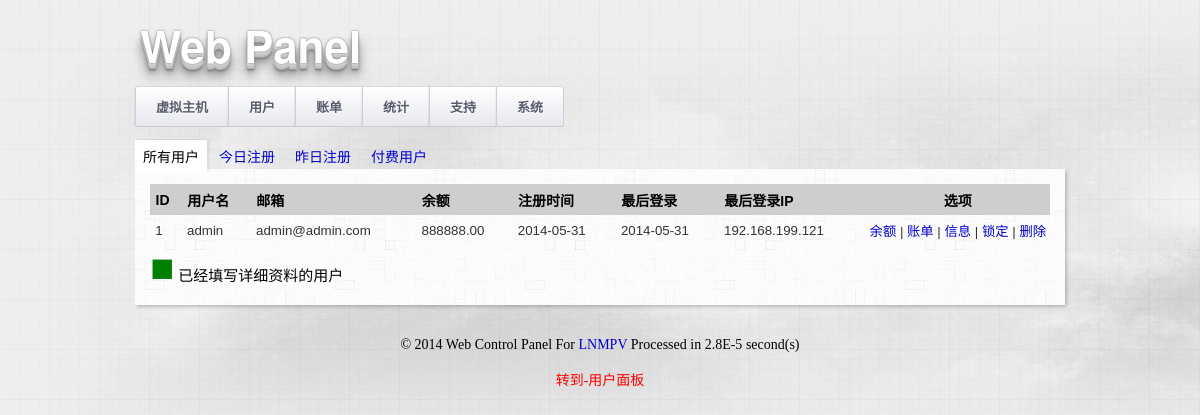
The page /admin_users.php?display=all (signed in) on the database its author committed.
### tables this page shows
CREATE TABLE IF NOT EXISTS `users` (
`ID` int(11) NOT NULL,
  `username` varchar(255) NOT NULL,
  `password` varchar(255) NOT NULL,
  `email` varchar(255) NOT NULL,
  `api_key` varchar(255) DEFAULT NULL,
  `locked` int(1) NOT NULL DEFAULT '0'
);

CREATE TABLE IF NOT EXISTS `users_extension` (
  `UserID` int(11) NOT NULL,
  `credit` double NOT NULL,
  `companyname` varchar(255) DEFAULT NULL,
  `email` varchar(255) DEFAULT NULL,
  `firstname` varchar(255) DEFAULT NULL,
  `lastname` varchar(255) DEFAULT NULL,
  `address1` varchar(255) DEFAULT NULL,
  `address2` varchar(255) DEFAULT NULL,
  `city` varchar(255) DEFAULT NULL,
  `state` varchar(255) DEFAULT NULL,
  `zip` varchar(255) DEFAULT NULL,
  `country` varchar(255) DEFAULT NULL,
  `phone1` varchar(255) DEFAULT NULL,
  `phone2` varchar(255) DEFAULT NULL,
  `qq` varchar(255) DEFAULT NULL,
  `regdate` datetime DEFAULT NULL,
  `regip` varchar(255) DEFAULT NULL,
  `lastlogindate` datetime DEFAULT NULL,
  `lastloginip` varchar(255) DEFAULT NULL
);

### function.php (called while the page is built, shortened)
<?php
function money($n){
	return sprintf ("%01.2f", is_numeric($n)?$n:0);
}

### admin_users.php (the view, shortened to what this page needs)
<?php
@include_once("header.php");
@include_once("function.php");
?>
<div id="page">
<table class="list sortable">
	<tr class="list_head">
		<th class="sortfirstasc">ID</th>
		<th>用户名</th>
		<th>邮箱</th>
		<th>余额</th>
		<th>注册时间</th>
		<th>最后登录</th>
		<th>最后登录IP</th>
		<th class="nosort" style="text-align: center">选项</th>
	</tr>
<?php
if($user_display == "todayreg") {
	$result_users = mysql_query("select users.* FROM users,users_extension WHERE to_days(users_extension.regdate) = to_days(now()) AND users_extension.UserID = users.ID;");
} elseif($user_display == "balance") {
	$result_users = mysql_query("select users.* FROM users,users_extension WHERE credit!=0 AND users_extension.UserID = users.ID");
} elseif($user_display == "yesterdayreg") {
	$result_users = mysql_query("select users.* FROM users,users_extension WHERE to_days(NOW()) - to_days(users_extension.regdate) <= 1 AND to_days(users_extension.regdate) != to_days(now()) AND users_extension.UserID = users.ID;");
} elseif($user_display == 'all') {
	$result_users = mysql_query("select * FROM users");
} else {
	ForceDie();
}
while($row_user = mysql_fetch_array($result_users)) {
$row_user_extension = mysql_fetch_array(mysql_query("select * FROM users_extension WHERE UserID=" . $row_user['ID']))
?>
		<tr class="list_entry" <?php
		if ($row_user['ID'] == @$_GET['highlightserverid']) echo ' style="background-color:#97CBFF;"';
		?>>
			<td class="sortfirstdesc"><?php echo $row_user['ID']; ?></td>
			<td><?php
			if (!($row_user_extension['companyname'] == '' && $row_user_extension['firstname'] == '' && $row_user_extension['address1'] == '' && $row_user_extension['address2'] == '')) {
				echo '<span style="color: green; font-weight: bold">' . $row_user['username'] . "</span>";
			} else {
				echo $row_user['username'];
			}
			?></td>
			<td><?php echo $row_user['email']; ?></td>
			<td><?php echo !empty($row_user_extension['credit'])?money($row_user_extension['credit']):''; ?></td>
			<td title="<?php echo $row_user_extension['regdate']; ?>"><?php echo date("Y-m-d", strtotime($row_user_extension['regdate'])); ?></td>
			<td title="<?php echo $row_user_extension['lastlogindate']; ?>"><?php echo date("Y-m-d", strtotime($row_user_extension['lastlogindate'])); ?></td>
			<td title="<?php echo $row_user_extension['lastloginip']; ?>"><?php
			if (strlen($row_user_extension['lastloginip']) > 15)
			{
				echo substr($row_user_extension['lastloginip'],0,15).'...';
			} else {
				echo $row_user_extension['lastloginip'];
			}
			?></td>
			<td class="list_options">
				<a href="admin_user_balance.php?userid=<?php echo $row_user['ID']; ?>">余额</a>
				|
				<a href="admin_billing.php?display=user_all&userid=<?php echo $row_user['ID']; ?>">账单</a>
				|
				<a href="admin_user_info.php?userid=<?php echo $row_user['ID']; ?>">信息</a>
				|
				<?php if ( 1 == $row_user['locked']) { ?>
				<a href="admin_users.php?action=lock&locked=0&userid=<?php echo $row_user['ID']; ?>&display=<?php echo $_GET['display']; ?>">解锁</a>
				<?php } else { ?>
				<a href="admin_users.php?action=lock&locked=1&userid=<?php echo $row_user['ID']; ?>&display=<?php echo $_GET['display']; ?>">锁定</a>
				<?php } ?>
				|
				<a href="admin_user_delete.php?userid=<?php echo $row_user['ID']; ?>&display=<?php echo $_GET['display']; ?>">删除</a>
			</td>
		</tr>
		<?php
		}
		?>
</table>
<span style="color:green;font-size:40px;">■</span> 已经填写详细资料的用户
</div>
<?php @include_once("footer.php") ?>

### css/manager.css (style rules this page uses)
@media screen and (-webkit-min-device-pixel-ratio:0) { #page { background-color:RED; } }
body { background:url(../images/container-background.jpg); color:#000; margin:0px; text-align:center; }
a { text-decoration:none; }
a:link { color:#0000CC; }
#page { background:url(../images/light_wool.png); text-align:left; margin:0px auto; padding:15px 15px 15px 15px; width:900px; font-family:arial,helvetica,sans-serif; font-size:15px; box-shadow:2px 2px 3px rgba(0, 0, 0, 0.2); -moz-box-shadow:2px 2px 3px rgba(0, 0, 0, 0.2); -khtml-box-shadow:2px 2px 3px rgba(0, 0, 0, 0.2); -webkit-box-shadow:2px 2px 3px rgba(0, 0, 0, 0.2); }
.list { width:100%; border-spacing:5px; border-collapse:collapse; color:#333; font-size:14px; }
.list th { background-color: #CECECE; text-align:left; color:black; padding:0.4em 0.3em 0.4em 0.4em; font-weight:700; font-size:14px; }
.list td { padding:0.4em 0.3em 0.4em 0.4em; }
.list_head { background-color:#eee; color:black; font-size:14px; font-weight:500; }
.list_entry { border-bottom:1px solid #e8e8e8; font-size:13.3px; }
.list_entry:last-child, .list_entry_alt:last-child { border-bottom:0px; }
.list_options { text-align:right; white-space:nowrap; width:90px; }

### rows shown on the page
users: ID "1", username "admin", email "admin@admin.com", users_extension.credit "888888.00", users_extension.regdate "2014-05-31", users_extension.lastlogindate "2014-05-31", users_extension.lastloginip "192.168.199.121"

### other values the page prints
$PanelName "Web"
$PanelSubName "Panel"
$lang['vhosts'] "虚拟主机"
$lang['users'] "用户"
$lang['billing'] "账单"
$lang['statistics'] "统计"
$lang['support'] "支持"
get_microtime()-$page_start_time "2.8E-5"
$lang['user_panel'] "用户面板"
